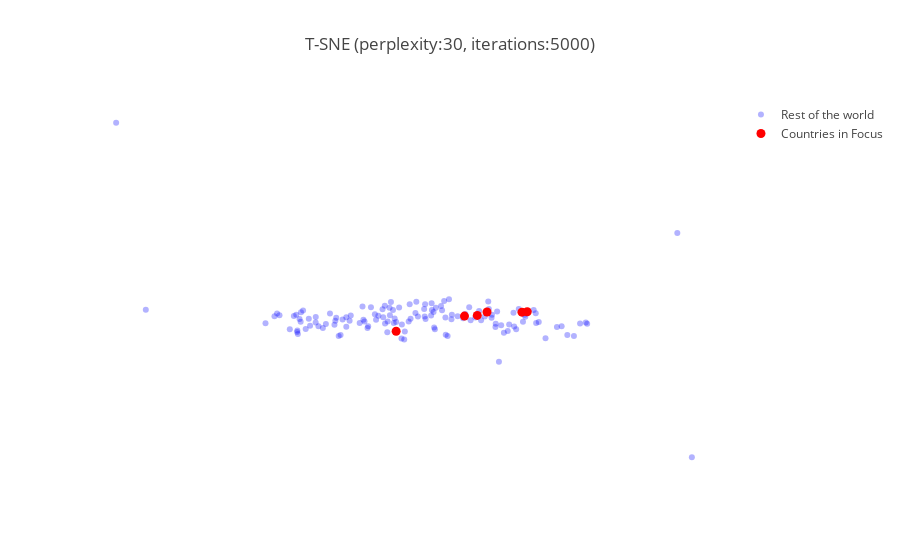

The notebook cell this image was saved under:
### Markdown cell above
## Plotly viz

### Code cell
from plotly.offline import download_plotlyjs, init_notebook_mode, plot, iplot
init_notebook_mode(connected=True)
from plotly.graph_objs import *



tsne = sklearn.manifold.TSNE(n_components=2, init='random',random_state=0, perplexity=5, n_iter=5000)
X_embedded = tsne.fit_transform(X)

x = X_embedded[:, 0]
y = X_embedded[:, 1]
xi = X_embedded[idxs, 0]
yi = X_embedded[idxs, 1]

data = [Scatter(x=x, 
               y=y,
               text = country_names,
               mode='markers',
               name='Rest of the world',
               marker=Marker(color='blue', size=6, opacity=0.3)
              ), 
      Scatter(x=xi, 
               y=yi,
               text = interesting_countries,
               mode='markers', 
              name='Countries in Focus',
               marker=Marker(color='red', size=9, opacity=1))]

layout = dict(title = 'T-SNE (perplexity:{}, iterations:{})'.format(perplexity, n_iter),
              yaxis = dict(zeroline = False, showgrid=False, ticks='', showticklabels=False),
              xaxis = dict(zeroline = False, showgrid=False, ticks='', showticklabels=False)
             )

fig = dict(data=data, layout=layout)


iplot(fig,show_link=True)

### Figure 1 — Plotly figure (JSON) as saved in the notebook; plotly's stock layout.template omitted (floating-point values rounded to 4 significant figures; data arrays with more than 128 entries replaced by an {"elided": "..."} marker saying what was removed)
{"data": [{"marker": {"color": "blue", "opacity": 0.3, "size": 6}, "mode": "markers", "name": "Rest of the world", "text": {"elided": "137 str values"}, "type": "scatter", "x": {"elided": "137 float values"}, "y": {"elided": "137 float values"}}, {"marker": {"color": "red", "opacity": 1, "size": 9}, "mode": "markers", "name": "Countries in Focus", "text": ["Denmark", "Sweden", "Norway", "Finland", "Netherlands", "Germany"], "type": "scatter", "x": [-22.94, 117.9, 67.94, 123.8, 78.81, 53.59], "y": [-58.31, 39.81, 23.01, 42.13, 40.36, 19.77]}], "layout": {"title": "T-SNE (perplexity:30, iterations:5000)", "xaxis": {"showgrid": false, "showticklabels": false, "ticks": "", "zeroline": false}, "yaxis": {"showgrid": false, "showticklabels": false, "ticks": "", "zeroline": false}}}
